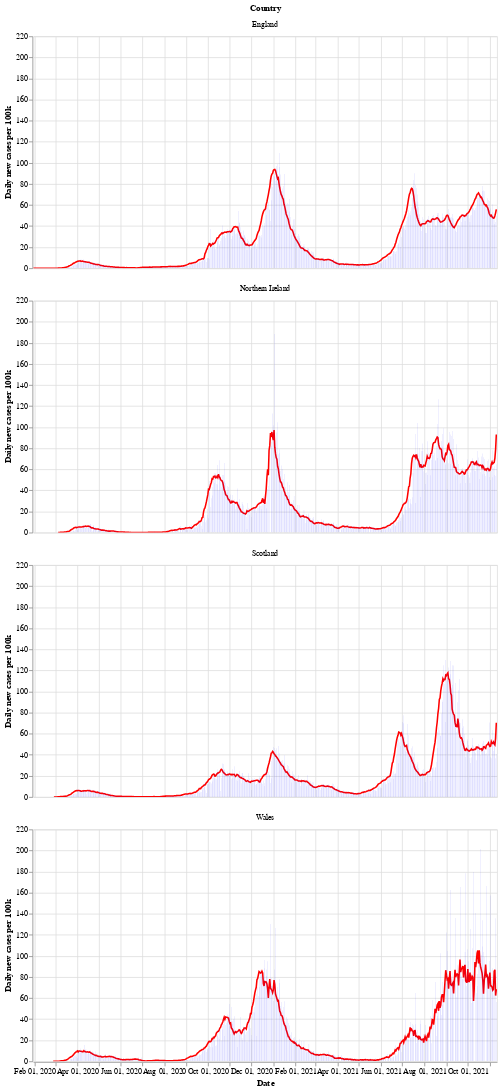

The cell this chart's notebook holds for it:
### Markdown cell above
Next is a bar chart of the number of new cases in each country (per 100k population), with the 7 day moving average of cases. Again we see that Wales saw a longer period of raising and falling cases compared to the other countries.

After a period of cases falling, each nation is now seeing a rise in the number of cases - especially in Wales.

### Code cell
# collapse
bars = alt.Chart(uk_cases).mark_bar().encode(
    x=alt.X("yearmonthdate(date):T", axis=alt.Axis(title='Date')),
    y=alt.Y("newCasesRate:Q", axis=alt.Axis(title='Daily new cases per 100k')),
    tooltip='newCasesRate',
    color=alt.condition(
        alt.datum.dailyChange > 0,
        alt.value("orange"),  # The positive color
        alt.value("blue")  # The negative color
    )
).properties(title='New cases per 100k population with rolling 7 day average', width=600).interactive()
line = alt.Chart(uk_cases).mark_line(
    color='red',
    size=2,
).transform_window(
    rolling_mean='mean(newCasesRate)',
    frame=[0, 7],
    groupby=['areaName']
).encode(
    x='yearmonthdate(date):T',
    y='rolling_mean:Q'
)
alt.layer(line, bars, data=uk_cases).facet(alt.Row('areaName', title='Country'), columns=1)

### Figure 1 — Vega-Lite specification as saved in the notebook (floating-point values rounded to 4 significant figures; data arrays with more than 128 entries replaced by an {"elided": "..."} marker saying what was removed)
{"config": {"view": {"continuousWidth": 400, "continuousHeight": 300}}, "data": {"name": "data-56c81b55a319a8cc2bda609ce9e87854"}, "facet": {"type": "nominal", "field": "areaName", "title": "Country"}, "spec": {"layer": [{"mark": {"type": "line", "color": "red", "size": 2}, "encoding": {"x": {"type": "temporal", "field": "date", "timeUnit": "yearmonthdate"}, "y": {"type": "quantitative", "field": "rolling_mean"}}, "transform": [{"window": [{"op": "mean", "field": "newCasesRate", "as": "rolling_mean"}], "frame": [0, 7], "groupby": ["areaName"]}]}, {"mark": "bar", "encoding": {"color": {"condition": {"value": "orange", "test": "(datum.dailyChange > 0)"}, "value": "blue"}, "tooltip": {"type": "quantitative", "field": "newCasesRate"}, "x": {"type": "temporal", "axis": {"title": "Date"}, "field": "date", "timeUnit": "yearmonthdate"}, "y": {"type": "quantitative", "axis": {"title": "Daily new cases per 100k"}, "field": "newCasesRate"}}, "selection": {"selector002": {"type": "interval", "bind": "scales", "encodings": ["x", "y"]}}, "title": "New cases per 100k population with rolling 7 day average", "width": 600}]}, "columns": 1, "$schema": "https://vega.github.io/schema/vega-lite/v4.8.1.json", "datasets": {"data-56c81b55a319a8cc2bda609ce9e87854": {"elided": "2512 records"}}}
